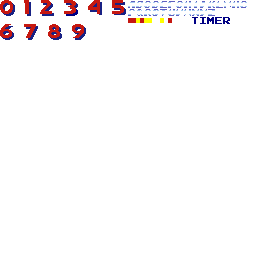
#> input picture assets/hud/hud.png, 256 x 256 px, found by its file name
$ python convert_hud.py
#> lines starting #> are read from the running program, lines starting #| are printed output that depends on the picture; after the words box and inside, x2 and y2 are one past the last pixel; in counts of white or black regions, pixels touching at a corner belong together
from PIL import Image
import sys, os

def main():
    img = Image.open("assets/hud/hud.png")
#> img is the input picture: PIL image 256x256 RGBA; mean R, G, B, A 6.3, 3.7, 4.8, 10.5
    w, h = img.size
#> w = 256; h = 256
    pixels = img.load()
    alpha = img.split()[3]
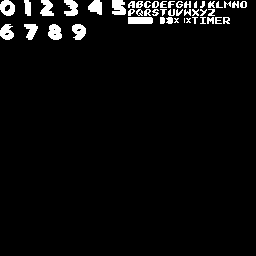
#> alpha: PIL image 256x256 L; 4.1% white; 47 white regions (5 under 20 px), largest, box (x1, y1, x2, y2) and area: (112, 0, 126, 15) 175, (128, 17, 153, 24) 173, (48, 24, 62, 40) 171

    # Fix tiles with >4 colors (gold -> yellow)
    gold_r, gold_g, gold_b = 224, 160, 0
    fixed = 0
    for ty in range(0, min(h, 40), 8):
        for tx in range(0, min(w, 256), 8):
            colors = set()
            for y in range(ty, ty+8):
                for x in range(tx, tx+8):
                    if x < w and y < h:
                        a = alpha.getpixel((x, y))
                        if a > 0:
                            r, g, b, _ = pixels[x, y]
                            colors.add((r, g, b))
            if len(colors) > 4:
                for y in range(ty, ty+8):
                    for x in range(tx, tx+8):
                        if x < w and y < h:
                            r, g, b, a = pixels[x, y]
                            if a > 0 and r == gold_r and g == gold_g and b == gold_b:
                                pixels[x, y] = (255, 255, 0, 255)
                fixed += 1
#> after the loop, fixed = 0

    # Crop to 256x40 and paste on black background
    crop = img.crop((0, 0, 256, 40))
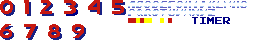
#> crop: PIL image 256x40 RGBA; mean R, G, B, A 40.5, 23.8, 30.9, 67.3; transparent parts drawn white
    bg = Image.new("RGB", (256, 40), (0, 0, 0))
#> bg: PIL image 256x40 RGB; every value is 0
    if crop.mode == "RGBA":
        bg.paste(crop, mask=crop.split()[3])
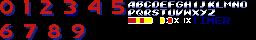
#> bg: PIL image 256x40 RGB; mean R, G, B 40.5, 23.8, 30.9
    else:
        bg.paste(crop)

    # Build exact palette from remaining colors
    all_colors = set()
    bg_pixels = bg.load()
    for y in range(40):
        for x in range(256):
            r, g, b = bg_pixels[x, y]
            all_colors.add((r, g, b))
#> after the loop, all_colors = 8 items

    colors_list = [(0, 0, 0)]
    color_to_idx = {(0, 0, 0): 0}
    for c in sorted(all_colors):
        if c not in color_to_idx:
            color_to_idx[c] = len(colors_list)
            colors_list.append(c)
#> this loop made 8 passes
#> c on passes 1 to 8: (0, 0, 0), (0, 0, 132), (24, 33, 132), (96, 96, 192), (166, 202, 240), (198, 24, 16), (255, 255, 0), (255, 255, 255)
#> after the loop, color_to_idx = {(0, 0, 0): 0, (0, 0, 132): 1, (24, 33, 132): 2, (96, 96, 192): 3, (166, 202, 240): 4, (198, 24, 16): 5, (255, 255, 0): 6, (255, 255, 255): 7}; colors_list = [(0, 0, 0), (0, 0, 132), (24, 33, 132), (96, 96, 192), (166, 202, 240), (198, 24, 16), (255, 255, 0), (255, 255, 255)]

    # Create indexed image
    indexed = Image.new("P", (256, 40))
    flat_pal = []
    for c in colors_list[:256]:
        flat_pal.extend(c)
#> after the loop, flat_pal = [0, 0, 0, 0, 0, 132, 24, 33, 132, 96, 96, 192, 166, 202, 240, 198, 24, 16, 255, 255, 0, 255, 255, 255]
    flat_pal += [0] * (256 - len(colors_list)) * 3
#> flat_pal = 768 values, max 255 at index 18, min 0 at index 0, mean 3.68
    indexed.putpalette(flat_pal)

    for y in range(40):
        for x in range(256):
            r, g, b = bg_pixels[x, y]
            idx = color_to_idx.get((r, g, b), 0)
            indexed.putpixel((x, y), idx)

    indexed.save("assets/hud/hud.bmp")
    print(f"Saved assets/hud/hud.bmp ({fixed} tiles fixed)")
#| Saved assets/hud/hud.bmp (0 tiles fixed)
    return 0

if __name__ == "__main__":
    sys.exit(main())
#> (the program exits here)
